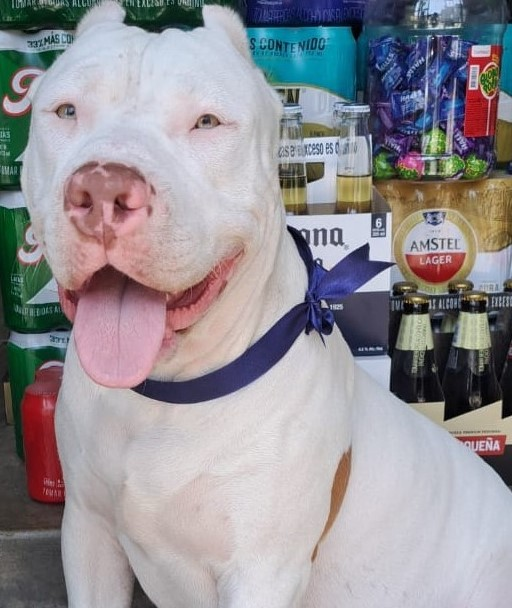
#> input picture Casos/6/imagen.jpg, 512 x 608 px
$ python 'Máscara.py'
#> lines starting #> are read from the running program, lines starting #| are printed output that depends on the picture; after the words box and inside, x2 and y2 are one past the last pixel; in counts of white or black regions, pixels touching at a corner belong together

# importar libreria cv
import cv2
import numpy as np

# cargar la imagen y la mostramos
imagen = cv2.imread('imagen.jpg')
#> imagen is the input picture: shape (608, 512, 3); mean B, G, R 150.3, 145, 148.3

cv2.imshow('imagen1', imagen)


#creamos la máscara circular y la mostramos

circular_mask = np.zeros(imagen.shape[:2], dtype='uint8')
cv2.circle(circular_mask, (155,200),190,255,-1)
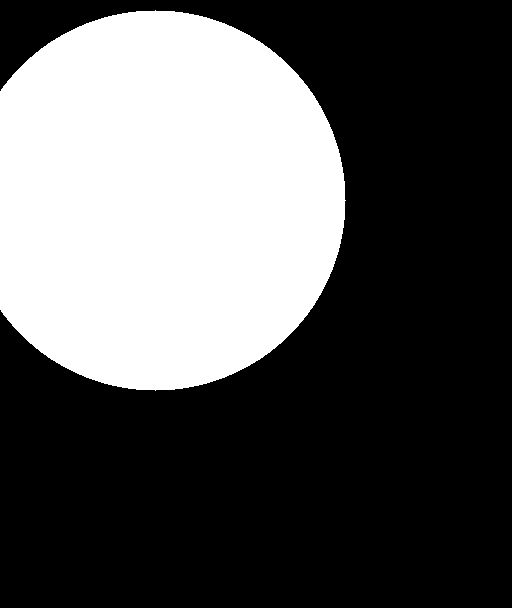
#> circular_mask: shape (608, 512); 34.8% white; 1 white region, box (x1, y1, x2, y2) and area: (0, 10, 346, 391) 108258
cv2.imshow('Mascara circular',circular_mask)


#aplicar la máscara
masked = cv2.bitwise_and(imagen, imagen, mask = circular_mask)
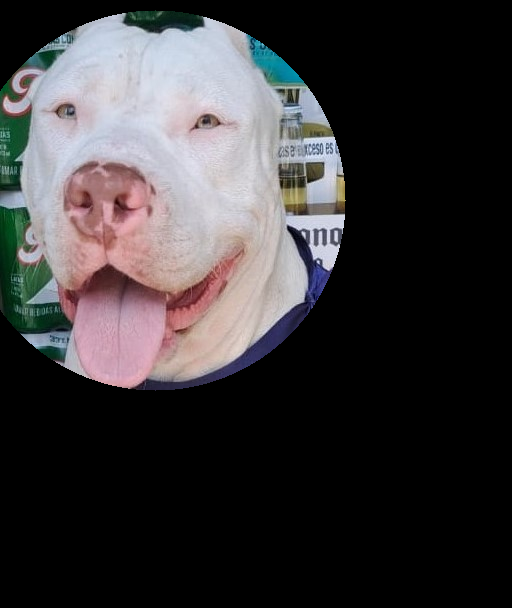
#> masked: shape (608, 512, 3); mean B, G, R 56.3, 54.7, 57.4
cv2.imshow('Resultado', masked)
cv2.waitKey(0)
